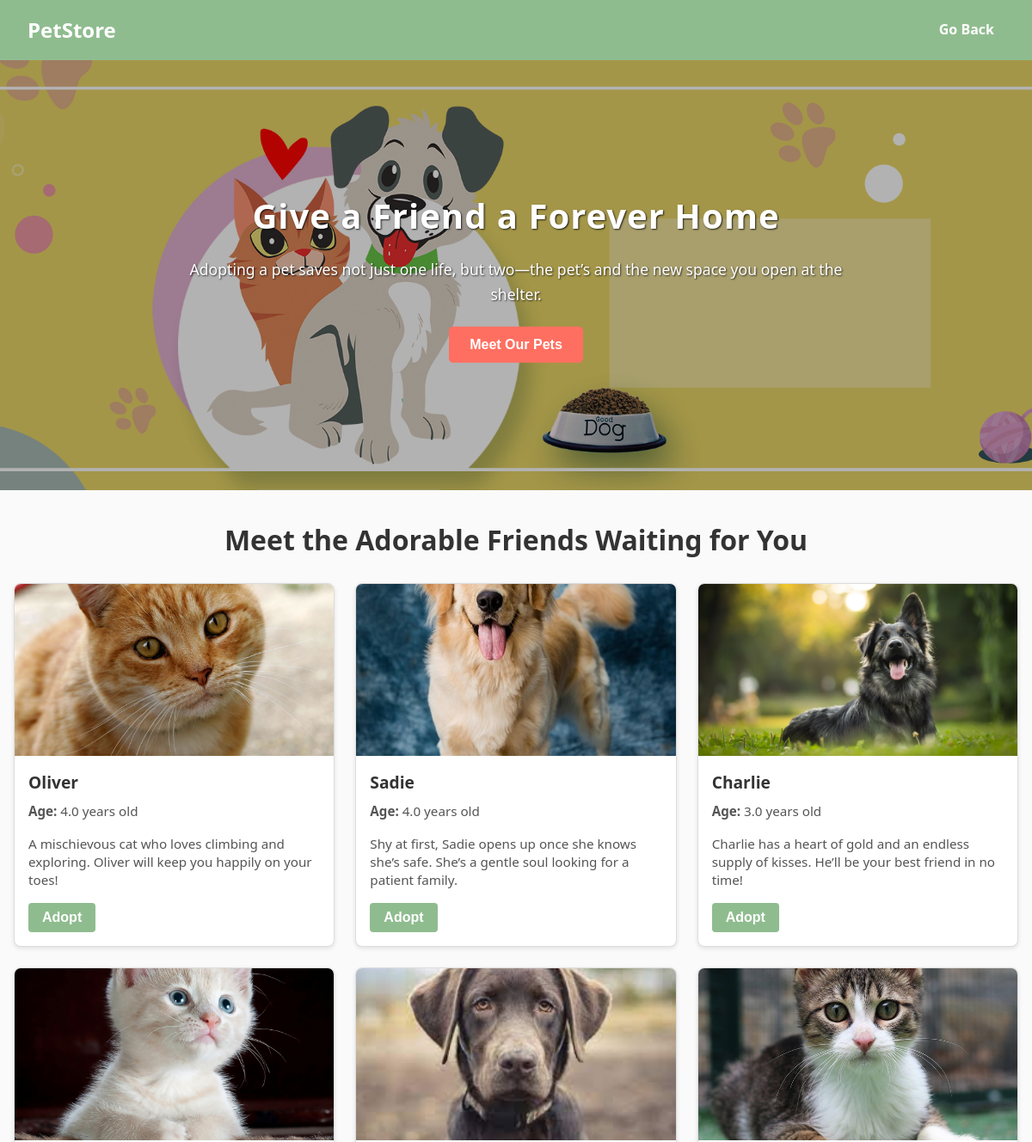
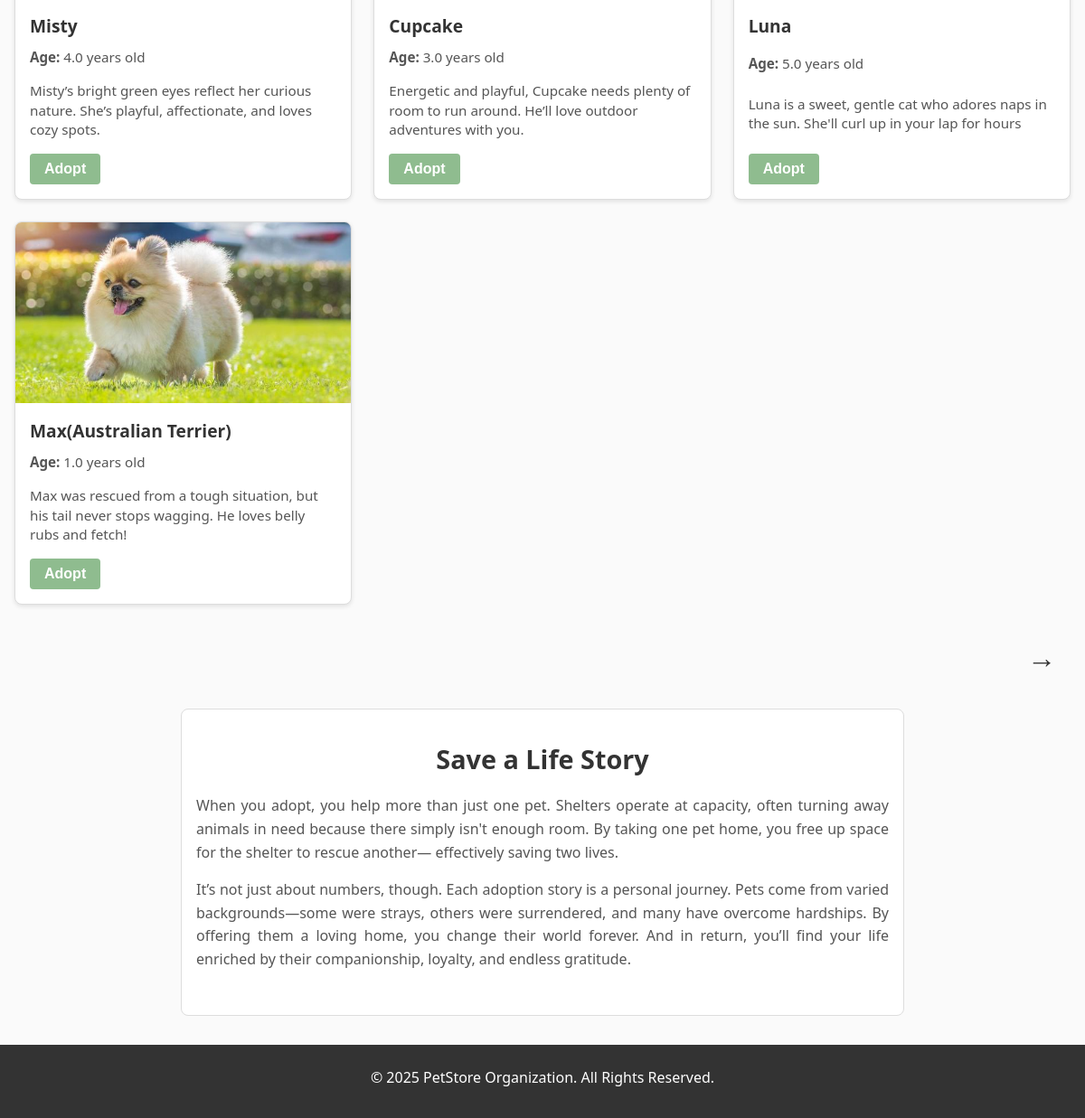
The app's page /adopt_user.php with its own data (2 pictures, top to bottom).
### tables this page shows
CREATE TABLE `pets` (
  `id` int(11) NOT NULL,
  `name` varchar(100) NOT NULL,
  `species` enum('Dog','Cat') NOT NULL,
  `age` decimal(3,1) NOT NULL,
  `description` text NOT NULL,
  `image_url` varchar(255) NOT NULL,
  `created_at` timestamp NOT NULL DEFAULT current_timestamp()
);

### adopt_user.php (the view, shortened to what this page needs)
<?php
require_once __DIR__ . '/db.php';
$petsStmt = $pdo->query("SELECT * FROM pets ORDER BY id DESC");
$pets = $petsStmt->fetchAll(PDO::FETCH_ASSOC);
?>
<!DOCTYPE html>
<html lang="en">
<head>
  <link rel="stylesheet" href="css/adopt.css">
</head>
<body>
  <header>
    <div class="logo">
      <a href="index.php">PetStore</a>
    </div>
    <nav>
      <a href="index.php">Go Back</a>
    </nav>
  </header>
  <section class="hero-section">
    <img src="uploads/adopt.jpg" alt="Hero Dog" />
    <div class="hero-overlay"></div>
    <div class="hero-content">
      <h1>Give a Friend a Forever Home</h1>
      <p>Adopting a pet saves not just one life, but two—the pet’s and the new space you open at the shelter.</p>
      <button onclick="scrollToPets()">Meet Our Pets</button>
    </div>
  </section>
  <section class="pets-section" id="petsSection">
    <h2>Meet the Adorable Friends Waiting for You</h2>
    <div class="pets-grid">
      <?php foreach ($pets as $pet): ?>
        <div class="pet-card">
          <img src="<?php echo htmlspecialchars($pet['image_url']); ?>" alt="<?php echo htmlspecialchars($pet['name']); ?>">
          <div class="pet-card-content">
            <h3><?php echo htmlspecialchars($pet['name']); ?></h3>
            <p><strong>Age:</strong> <?php echo htmlspecialchars($pet['age']); ?> years old</p>
            <p><?php echo htmlspecialchars($pet['description']); ?></p>
            <button class="adopt-button" data-pet-id="<?php echo $pet['id']; ?>">Adopt</button>
          </div>
        </div>
      <?php endforeach; ?>
    </div>
  </section>
  <div class="next-arrow">
    <a href="#saveLifeStory">&#8594;</a>
  </div>
  <section class="save-life-section" id="saveLifeStory">
    <h2>Save a Life Story</h2>
    <p>
      When you adopt, you help more than just one pet. Shelters operate at capacity,
      often turning away animals in need because there simply isn't enough room.
      By taking one pet home, you free up space for the shelter to rescue another—
      effectively saving two lives.
    </p>
    <p>
      It’s not just about numbers, though. Each adoption story is a personal journey.
      Pets come from varied backgrounds—some were strays, others were surrendered,
      and many have overcome hardships. By offering them a loving home, you change
      their world forever. And in return, you’ll find your life enriched by their
      companionship, loyalty, and endless gratitude.
    </p>
  </section>
  <footer>
    <p>© 2025 PetStore Organization. All Rights Reserved.</p>
  </footer>
</body>
</html>

### css/adopt.css (style rules this page uses)
* { margin: 0; padding: 0; box-sizing: border-box; }
body { font-family: "Segoe UI", Tahoma, Geneva, Verdana, sans-serif; background-color: #fafafa; color: #333; line-height: 1.6; scroll-behavior: smooth; }
header { background-color: #8fbc8f; display: flex; justify-content: space-between; align-items: center; padding: 1rem 2rem; }
header .logo a { font-size: 1.5rem; color: #fff; font-weight: bold; text-decoration: none; transition: color 0.2s ease-in; }
header nav a { color: #fff; text-decoration: none; margin: 0 0.75rem; font-weight: 600; transition: color 0.2s ease-in; }
.hero-section { position: relative; width: 100%; height: 500px; overflow: hidden; color: #fff; }
.hero-section img { position: absolute; top: 0; left: 0; width: 100%; height: 100%; object-fit: cover; }
.hero-overlay { position: absolute; inset: 0; background-color: rgba(0, 0, 0, 0.3); z-index: 1; }
.hero-content { position: relative; z-index: 2; text-align: center; top: 50%; left: 50%; transform: translate(-50%, -50%); max-width: 800px; width: 90%; padding: 0 1rem; opacity: 0; animation: fadeInUpHero 1.5s ease forwards; }
.hero-content h1 { font-size: 2.5rem; margin-bottom: 1rem; letter-spacing: 1px; text-shadow: 1px 1px 2px rgba(0,0,0,0.8); }
.hero-content p { font-size: 1.1rem; margin-bottom: 1.5rem; text-shadow: 1px 1px 2px rgba(0,0,0,0.7); }
.hero-content button { background-color: #ff6f61; color: #fff; border: none; padding: 0.75rem 1.5rem; font-size: 1rem; cursor: pointer; border-radius: 5px; font-weight: bold; transition: background-color 0.2s; }
.pets-section { max-width: 1200px; margin: 2rem auto; padding: 0 1rem; }
.pets-section h2 { font-size: 2rem; margin-bottom: 1.5rem; text-align: center; }
.pets-grid { display: grid; grid-template-columns: repeat(auto-fit, minmax(280px, 1fr)); gap: 1.5rem; }
.pet-card { background-color: #fff; border: 1px solid #ddd; border-radius: 8px; overflow: hidden; box-shadow: 0 2px 5px rgba(0,0,0,0.1); display: flex; flex-direction: column; transition: transform 0.3s ease; }
.pet-card img { width: 100%; height: 200px; object-fit: cover; display: block; }
.pet-card-content { padding: 1rem; flex: 1; display: flex; flex-direction: column; justify-content: space-between; }
.pet-card h3 { font-size: 1.2rem; margin-bottom: 0.5rem; color: #333; }
.pet-card p { font-size: 0.95rem; color: #555; margin-bottom: 1rem; line-height: 1.4; }
.adopt-button { background-color: #8fbc8f; color: #fff; border: none; padding: 0.5rem 1rem; cursor: pointer; font-size: 1rem; border-radius: 4px; font-weight: 600; align-self: flex-start; transition: background-color 0.2s; }
.next-arrow { display: flex; justify-content: flex-end; margin: 1.5rem 2rem; }
.next-arrow a { font-size: 2rem; color: #333; text-decoration: none; font-weight: bold; transition: color 0.2s; }
.save-life-section { max-width: 800px; margin: 2rem auto; padding: 2rem 1rem; background-color: #fff; border: 1px solid #ddd; border-radius: 8px; }
.save-life-section h2 { font-size: 1.8rem; margin-bottom: 1rem; text-align: center; }
.save-life-section p { font-size: 1rem; color: #555; line-height: 1.6; margin-bottom: 1rem; text-align: justify; }
footer { background-color: #333; color: #fff; text-align: center; padding: 1.5rem 1rem; margin-top: 2rem; }
footer p { margin-bottom: 0.5rem; }

### records on screen
pets: image_url (picture), name "Oliver", age "4.0", description "A mischievous cat who loves climbing and exploring. Oliver will keep you happily on your toes!"
pets: image_url (picture), name "Sadie", age "4.0", description "Shy at first, Sadie opens up once she knows she’s safe. She’s a gentle soul looking for a patient family."
pets: image_url (picture), name "Charlie", age "3.0", description "Charlie has a heart of gold and an endless supply of kisses. He’ll be your best friend in no time!"
pets: image_url (picture), name "Misty", age "4.0", description "Misty’s bright green eyes reflect her curious nature. She’s playful, affectionate, and loves cozy spots."
pets: image_url (picture), name "Cupcake", age "3.0", description "Energetic and playful, Cupcake needs plenty of room to run around. He’ll love outdoor adventures with you."
pets: image_url (picture), name "Luna", age "5.0", description "Luna is a sweet, gentle cat who adores naps in the sun. She'll curl up in your lap for hours"
pets: image_url (picture), name "Max(Australian Terrier)", age "1.0", description "Max was rescued from a tough situation, but his tail never stops wagging. He loves belly rubs and fetch!"
